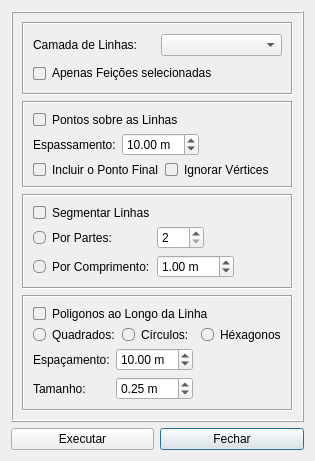
<?xml version="1.0" encoding="UTF-8"?>
<ui version="4.0">
 <class>Dialog</class>
 <widget class="QDialog" name="Dialog">
  <property name="geometry">
   <rect>
    <x>0</x>
    <y>0</y>
    <width>315</width>
    <height>461</height>
   </rect>
  </property>
  <property name="minimumSize">
   <size>
    <width>315</width>
    <height>461</height>
   </size>
  </property>
  <property name="maximumSize">
   <size>
    <width>315</width>
    <height>461</height>
   </size>
  </property>
  <property name="windowTitle">
   <string>Dialog</string>
  </property>
  <layout class="QGridLayout" name="gridLayout_7">
   <item row="1" column="1">
    <widget class="QPushButton" name="pushButtonFechar">
     <property name="styleSheet">
      <string notr="true">QPushButton {
    /* Mantém o estilo original do botão */
    transition: all 0.2s ease; /* Suaviza todas as transições de estado */
}

QPushButton:hover {
    background-color: qlineargradient(spread:pad, x1:0, y1:0, x2:0, y2:1, stop:0 #ffcccc, stop:1 #ff9999); /* Gradiente suave em tons de vermelho claro */
    border: 1px solid #ff6666; /* Borda vermelha mais escura */
    border-radius: 4px; /* Cantos arredondados */
    box-shadow: 0px 4px 8px rgba(255, 0, 0, 0.8); /* Sombra vermelha brilhante e levemente deslocada para dar profundidade */
}

QPushButton:pressed {
    background-color: qlineargradient(spread:pad, x1:0, y1:0, x2:0, y2:1, stop:0 #ff9999, stop:1 #ff6666); /* Gradiente mais escuro para efeito pressionado */
    border: 1px solid #cc0000; /* Borda vermelha ainda mais escura */
    box-shadow: inset 0px 4px 8px rgba(255, 0, 0, 0.8); /* Sombra interna para dar a impressão de que o botão foi pressionado */
    transform: scale(0.98); /* Leve redução no tamanho para simular o pressionar */
}
</string>
     </property>
     <property name="text">
      <string>Fechar</string>
     </property>
    </widget>
   </item>
   <item row="0" column="0" colspan="2">
    <widget class="QFrame" name="frame_5">
     <property name="frameShape">
      <enum>QFrame::Box</enum>
     </property>
     <property name="frameShadow">
      <enum>QFrame::Raised</enum>
     </property>
     <layout class="QGridLayout" name="gridLayout_4">
      <item row="0" column="0">
       <widget class="QFrame" name="frame">
        <property name="frameShape">
         <enum>QFrame::Box</enum>
        </property>
        <property name="frameShadow">
         <enum>QFrame::Sunken</enum>
        </property>
        <layout class="QGridLayout" name="gridLayout">
         <item row="0" column="0">
          <widget class="QLabel" name="label">
           <property name="text">
            <string>Camada de Linhas:</string>
           </property>
          </widget>
         </item>
         <item row="0" column="1">
          <widget class="QComboBox" name="comboBoxCamada">
           <property name="minimumSize">
            <size>
             <width>0</width>
             <height>0</height>
            </size>
           </property>
          </widget>
         </item>
         <item row="1" column="0" colspan="2">
          <widget class="QCheckBox" name="checkBoxSeleciona">
           <property name="minimumSize">
            <size>
             <width>0</width>
             <height>20</height>
            </size>
           </property>
           <property name="maximumSize">
            <size>
             <width>16777215</width>
             <height>20</height>
            </size>
           </property>
           <property name="styleSheet">
            <string notr="true">QCheckBox::indicator {
    width: 11px;  /* Aumentei um pouco o tamanho para melhor visualização */
    height: 11px;
    border-radius: 2px; /* Cantos ligeiramente arredondados */
    background-color: transparent; /* Cor de fundo padrão */
    border: 1px solid #8a8a8a; /* Borda padrão */
    transition: all 0.2s ease; /* Suaviza as transições */
}

QCheckBox::indicator:hover {
    background-color: #ffffd5; /* Amarelo suave ao passar o mouse */
    border: 1px solid #8a8a8a; /* Borda padrão ao passar o mouse */
    border-radius: 2px; /* Mantém os cantos arredondados */
}

QCheckBox::indicator:checked {
    width: 11px;  /* Aumentei um pouco o tamanho para melhor visualização */
    height: 11px;
    background-color: #ffff00; /* Amarelo mais forte ao ser clicado */
    border: 1px solid #65964b; /* Borda verde escura ao ser clicado */
    border-radius: 3px; /* Mantém os cantos arredondados */
    box-shadow: inset 0px 4px 8px rgba(255, 0, 0, 0.5); /* Sombra interna para efeito 3D */
}</string>
           </property>
           <property name="text">
            <string>Apenas Feições selecionadas</string>
           </property>
          </widget>
         </item>
        </layout>
       </widget>
      </item>
      <item row="1" column="0">
       <widget class="QFrame" name="frame_4">
        <property name="frameShape">
         <enum>QFrame::Box</enum>
        </property>
        <property name="frameShadow">
         <enum>QFrame::Sunken</enum>
        </property>
        <layout class="QGridLayout" name="gridLayout_8">
         <item row="0" column="0" colspan="2">
          <widget class="QCheckBox" name="checkBoxLinhas">
           <property name="styleSheet">
            <string notr="true">QCheckBox::indicator {
    width: 11px;  /* Aumentei um pouco o tamanho para melhor visualização */
    height: 11px;
    border-radius: 2px; /* Cantos ligeiramente arredondados */
    background-color: transparent; /* Cor de fundo padrão */
    border: 1px solid #8a8a8a; /* Borda padrão */
    transition: all 0.2s ease; /* Suaviza as transições */
}

QCheckBox::indicator:hover {
    background-color: #7eafff; /* Azul suave ao passar o mouse */
    border: 1px solid #8a8a8a; /* Borda padrão ao passar o mouse */
    border-radius: 2px; /* Mantém os cantos arredondados */
}

QCheckBox::indicator:checked {
    width: 11px;  /* Aumenta um pouco o tamanho para melhor visualização */
    height: 11px;
    background-color: #0000ff; /* Azul mais forte ao ser clicado */
    border: 1px solid #00007f; /* Borda Azul escura ao ser clicado */
    border-radius: 3px; /* Mantém os cantos arredondados */
    box-shadow: inset 0px 4px 8px rgba(255, 0, 0, 0.5); /* Sombra interna para efeito 3D */
}
</string>
           </property>
           <property name="text">
            <string>Pontos sobre as Linhas</string>
           </property>
          </widget>
         </item>
         <item row="1" column="0">
          <widget class="QLabel" name="label_3">
           <property name="text">
            <string>Espassamento:</string>
           </property>
          </widget>
         </item>
         <item row="1" column="1">
          <widget class="QDoubleSpinBox" name="doubleSpinBoxEspacamento">
           <property name="minimumSize">
            <size>
             <width>0</width>
             <height>20</height>
            </size>
           </property>
           <property name="suffix">
            <string> m</string>
           </property>
           <property name="minimum">
            <double>0.100000000000000</double>
           </property>
           <property name="maximum">
            <double>500.000000000000000</double>
           </property>
           <property name="singleStep">
            <double>0.500000000000000</double>
           </property>
           <property name="value">
            <double>10.000000000000000</double>
           </property>
          </widget>
         </item>
         <item row="1" column="2">
          <spacer name="horizontalSpacer">
           <property name="orientation">
            <enum>Qt::Horizontal</enum>
           </property>
           <property name="sizeHint" stdset="0">
            <size>
             <width>68</width>
             <height>20</height>
            </size>
           </property>
          </spacer>
         </item>
         <item row="2" column="0" colspan="3">
          <layout class="QGridLayout" name="gridLayout_5">
           <item row="0" column="0">
            <widget class="QCheckBox" name="checkBoxPFinal">
             <property name="styleSheet">
              <string notr="true">QCheckBox::indicator {
    width: 11px;  /* Aumentei um pouco o tamanho para melhor visualização */
    height: 11px;
    border-radius: 2px; /* Cantos ligeiramente arredondados */
    background-color: transparent; /* Cor de fundo padrão */
    border: 1px solid #8a8a8a; /* Borda padrão */
    transition: all 0.2s ease; /* Suaviza as transições */
}

QCheckBox::indicator:hover {
    background-color: #aaff7f; /* Verde suave ao passar o mouse */
    border: 1px solid #8a8a8a; /* Borda padrão ao passar o mouse */
    border-radius: 2px; /* Mantém os cantos arredondados */
}

QCheckBox::indicator:checked {
    width: 11px;  /* Aumentei um pouco o tamanho para melhor visualização */
    height: 11px;
    background-color: #00ff00; /* Verde mais forte ao ser clicado */
    border: 1px solid #65964b; /* Borda verde escura ao ser clicado */
    border-radius: 3px; /* Mantém os cantos arredondados */
    box-shadow: inset 0px 4px 8px rgba(255, 0, 0, 0.5); /* Sombra interna para efeito 3D */
}</string>
             </property>
             <property name="text">
              <string>Incluir o Ponto Final</string>
             </property>
            </widget>
           </item>
           <item row="0" column="1">
            <widget class="QCheckBox" name="checkBoxIgnoraV">
             <property name="styleSheet">
              <string notr="true">QCheckBox::indicator {
    width: 11px;  /* Aumentei um pouco o tamanho para melhor visualização */
    height: 11px;
    border-radius: 2px; /* Cantos ligeiramente arredondados */
    background-color: transparent; /* Cor de fundo padrão */
    border: 1px solid #8a8a8a; /* Borda padrão */
    transition: all 0.2s ease; /* Suaviza as transições */
}

QCheckBox::indicator:hover {
    background-color: #aaff7f; /* Verde suave ao passar o mouse */
    border: 1px solid #8a8a8a; /* Borda padrão ao passar o mouse */
    border-radius: 2px; /* Mantém os cantos arredondados */
}

QCheckBox::indicator:checked {
    width: 11px;  /* Aumentei um pouco o tamanho para melhor visualização */
    height: 11px;
    background-color: #00ff00; /* Verde mais forte ao ser clicado */
    border: 1px solid #65964b; /* Borda verde escura ao ser clicado */
    border-radius: 3px; /* Mantém os cantos arredondados */
    box-shadow: inset 0px 4px 8px rgba(255, 0, 0, 0.5); /* Sombra interna para efeito 3D */
}</string>
             </property>
             <property name="text">
              <string>Ignorar Vértices</string>
             </property>
            </widget>
           </item>
          </layout>
         </item>
        </layout>
       </widget>
      </item>
      <item row="2" column="0">
       <widget class="QFrame" name="frame_3">
        <property name="frameShape">
         <enum>QFrame::Box</enum>
        </property>
        <property name="frameShadow">
         <enum>QFrame::Sunken</enum>
        </property>
        <layout class="QGridLayout" name="gridLayout_3">
         <item row="1" column="2" colspan="2">
          <spacer name="horizontalSpacer_3">
           <property name="orientation">
            <enum>Qt::Horizontal</enum>
           </property>
           <property name="sizeHint" stdset="0">
            <size>
             <width>50</width>
             <height>20</height>
            </size>
           </property>
          </spacer>
         </item>
         <item row="2" column="0">
          <widget class="QRadioButton" name="radioButtonComprimento">
           <property name="styleSheet">
            <string notr="true">QRadioButton::indicator {
    width: 11px;  
    height: 11px;
    border-radius: 5px; /* Circular, pois metade de 11 é aproximadamente 5 */
    background-color: transparent;
    border: 1px solid #8a8a8a;
    transition: all 0.2s ease;
}

QRadioButton::indicator:hover {
    background-color: #aaff7f;
    border: 1px solid #8a8a8a;
    border-radius: 5px;
}

QRadioButton::indicator:checked {
    width: 11px;  
    height: 11px;
    background-color: #00ff00;
    border: 1px solid #65964b;
    border-radius: 5px;
    box-shadow: inset 0px 4px 8px rgba(255, 0, 0, 0.5);
}
</string>
           </property>
           <property name="text">
            <string>Por Comprimento:</string>
           </property>
          </widget>
         </item>
         <item row="0" column="0">
          <widget class="QCheckBox" name="checkBoxSegmentar">
           <property name="styleSheet">
            <string notr="true">QCheckBox::indicator {
    width: 11px;  /* Aumentei um pouco o tamanho para melhor visualização */
    height: 11px;
    border-radius: 2px; /* Cantos ligeiramente arredondados */
    background-color: transparent; /* Cor de fundo padrão */
    border: 1px solid #8a8a8a; /* Borda padrão */
    transition: all 0.2s ease; /* Suaviza as transições */
}

QCheckBox::indicator:hover {
    background-color: #7eafff; /* Azul suave ao passar o mouse */
    border: 1px solid #8a8a8a; /* Borda padrão ao passar o mouse */
    border-radius: 2px; /* Mantém os cantos arredondados */
}

QCheckBox::indicator:checked {
    width: 11px;  /* Aumenta um pouco o tamanho para melhor visualização */
    height: 11px;
    background-color: #0000ff; /* Azul mais forte ao ser clicado */
    border: 1px solid #00007f; /* Borda Azul escura ao ser clicado */
    border-radius: 3px; /* Mantém os cantos arredondados */
    box-shadow: inset 0px 4px 8px rgba(255, 0, 0, 0.5); /* Sombra interna para efeito 3D */
}
</string>
           </property>
           <property name="text">
            <string>Segmentar Linhas</string>
           </property>
          </widget>
         </item>
         <item row="1" column="1">
          <widget class="QSpinBox" name="spinBoxPartes">
           <property name="minimumSize">
            <size>
             <width>0</width>
             <height>20</height>
            </size>
           </property>
           <property name="suffix">
            <string/>
           </property>
           <property name="minimum">
            <number>2</number>
           </property>
           <property name="maximum">
            <number>500</number>
           </property>
           <property name="value">
            <number>2</number>
           </property>
          </widget>
         </item>
         <item row="2" column="3">
          <spacer name="horizontalSpacer_4">
           <property name="orientation">
            <enum>Qt::Horizontal</enum>
           </property>
           <property name="sizeHint" stdset="0">
            <size>
             <width>40</width>
             <height>20</height>
            </size>
           </property>
          </spacer>
         </item>
         <item row="1" column="0">
          <widget class="QRadioButton" name="radioButtonPartes">
           <property name="styleSheet">
            <string notr="true">QRadioButton::indicator {
    width: 11px;  
    height: 11px;
    border-radius: 5px; /* Circular, pois metade de 11 é aproximadamente 5 */
    background-color: transparent;
    border: 1px solid #8a8a8a;
    transition: all 0.2s ease;
}

QRadioButton::indicator:hover {
    background-color: #aaff7f;
    border: 1px solid #8a8a8a;
    border-radius: 5px;
}

QRadioButton::indicator:checked {
    width: 11px;  
    height: 11px;
    background-color: #00ff00;
    border: 1px solid #65964b;
    border-radius: 5px;
    box-shadow: inset 0px 4px 8px rgba(255, 0, 0, 0.5);
}
</string>
           </property>
           <property name="text">
            <string>Por Partes:</string>
           </property>
          </widget>
         </item>
         <item row="2" column="1" colspan="2">
          <widget class="QDoubleSpinBox" name="doubleSpinBoxSegmentos">
           <property name="minimumSize">
            <size>
             <width>0</width>
             <height>20</height>
            </size>
           </property>
           <property name="suffix">
            <string> m</string>
           </property>
           <property name="minimum">
            <double>0.500000000000000</double>
           </property>
           <property name="maximum">
            <double>500.000000000000000</double>
           </property>
           <property name="value">
            <double>1.000000000000000</double>
           </property>
          </widget>
         </item>
        </layout>
       </widget>
      </item>
      <item row="3" column="0">
       <widget class="QFrame" name="frame_2">
        <property name="frameShape">
         <enum>QFrame::Box</enum>
        </property>
        <property name="frameShadow">
         <enum>QFrame::Sunken</enum>
        </property>
        <layout class="QGridLayout" name="gridLayout_6">
         <item row="0" column="0" colspan="3">
          <widget class="QCheckBox" name="checkBoxPoliLinhas">
           <property name="styleSheet">
            <string notr="true">QCheckBox::indicator {
    width: 11px;  /* Aumentei um pouco o tamanho para melhor visualização */
    height: 11px;
    border-radius: 2px; /* Cantos ligeiramente arredondados */
    background-color: transparent; /* Cor de fundo padrão */
    border: 1px solid #8a8a8a; /* Borda padrão */
    transition: all 0.2s ease; /* Suaviza as transições */
}

QCheckBox::indicator:hover {
    background-color: #7eafff; /* Azul suave ao passar o mouse */
    border: 1px solid #8a8a8a; /* Borda padrão ao passar o mouse */
    border-radius: 2px; /* Mantém os cantos arredondados */
}

QCheckBox::indicator:checked {
    width: 11px;  /* Aumenta um pouco o tamanho para melhor visualização */
    height: 11px;
    background-color: #0000ff; /* Azul mais forte ao ser clicado */
    border: 1px solid #00007f; /* Borda Azul escura ao ser clicado */
    border-radius: 3px; /* Mantém os cantos arredondados */
    box-shadow: inset 0px 4px 8px rgba(255, 0, 0, 0.5); /* Sombra interna para efeito 3D */
}
</string>
           </property>
           <property name="text">
            <string>Poligonos ao Longo da Linha</string>
           </property>
          </widget>
         </item>
         <item row="1" column="0" colspan="3">
          <layout class="QGridLayout" name="gridLayout_2">
           <item row="0" column="1">
            <widget class="QRadioButton" name="radioButtonCirculos">
             <property name="styleSheet">
              <string notr="true">QRadioButton::indicator {
    width: 11px;
    height: 11px;
    border-radius: 5px; /* Aproximação de circular */
    background-color: transparent;
    border: 1px solid #8a8a8a;
    transition: all 0.2s ease;
}

QRadioButton::indicator:hover {
    background-color: #FFD6FF; /* Magenta claro ao passar o mouse */
    border: 1px solid #8a8a8a;
    border-radius: 5px;
}

QRadioButton::indicator:checked {
    width: 11px;
    height: 11px;
    background-color: #FF00FF; /* Magenta vibrante */
    border: 1px solid #990099; /* Magenta escuro para contraste */
    border-radius: 5px;
    box-shadow: inset 0px 4px 8px rgba(0, 0, 0, 0.5); /* Efeito 3D interno */
}</string>
             </property>
             <property name="text">
              <string>Círculos:</string>
             </property>
            </widget>
           </item>
           <item row="0" column="2">
            <widget class="QRadioButton" name="radioButtonHexagonos">
             <property name="styleSheet">
              <string notr="true">QRadioButton::indicator {
    width: 11px;
    height: 11px;
    border-radius: 5px; /* Aproximação de circular */
    background-color: transparent;
    border: 1px solid #8a8a8a;
    transition: all 0.2s ease;
}

QRadioButton::indicator:hover {
    background-color: #ffcccc; /* Vermelho bem claro ao passar o mouse */
    border: 1px solid #8a8a8a;
    border-radius: 5px;
}

QRadioButton::indicator:checked {
    width: 11px;
    height: 11px;
    background-color: #FF0000; /* Vermelho vibrante */
    border: 1px solid #8B0000; /* Vermelho escuro para contraste */
    border-radius: 5px;
    box-shadow: inset 0px 4px 8px rgba(0, 0, 0, 0.5); /* Efeito 3D interno */
}
</string>
             </property>
             <property name="text">
              <string>Héxagonos</string>
             </property>
            </widget>
           </item>
           <item row="0" column="0">
            <widget class="QRadioButton" name="radioButtonQuadrados">
             <property name="styleSheet">
              <string notr="true">QRadioButton::indicator {
    width: 11px;  
    height: 11px;
    border-radius: 5px; /* Circular, pois metade de 11 é aproximadamente 5 */
    background-color: transparent;
    border: 1px solid #8a8a8a;
    transition: all 0.2s ease;
}

QRadioButton::indicator:hover {
    background-color: #aaff7f;
    border: 1px solid #8a8a8a;
    border-radius: 5px;
}

QRadioButton::indicator:checked {
    width: 11px;  
    height: 11px;
    background-color: #00ff00;
    border: 1px solid #65964b;
    border-radius: 5px;
    box-shadow: inset 0px 4px 8px rgba(255, 0, 0, 0.5);
}
</string>
             </property>
             <property name="text">
              <string>Quadrados:</string>
             </property>
            </widget>
           </item>
          </layout>
         </item>
         <item row="2" column="0">
          <widget class="QLabel" name="label_4">
           <property name="text">
            <string>Espaçamento:</string>
           </property>
          </widget>
         </item>
         <item row="2" column="1">
          <widget class="QDoubleSpinBox" name="doubleSpinBoxEspacamento2">
           <property name="minimumSize">
            <size>
             <width>0</width>
             <height>20</height>
            </size>
           </property>
           <property name="suffix">
            <string> m</string>
           </property>
           <property name="minimum">
            <double>1.000000000000000</double>
           </property>
           <property name="maximum">
            <double>500.000000000000000</double>
           </property>
           <property name="value">
            <double>10.000000000000000</double>
           </property>
          </widget>
         </item>
         <item row="2" column="2">
          <spacer name="horizontalSpacer_2">
           <property name="orientation">
            <enum>Qt::Horizontal</enum>
           </property>
           <property name="sizeHint" stdset="0">
            <size>
             <width>102</width>
             <height>20</height>
            </size>
           </property>
          </spacer>
         </item>
         <item row="3" column="0">
          <widget class="QLabel" name="label_2">
           <property name="text">
            <string>Tamanho:</string>
           </property>
          </widget>
         </item>
         <item row="3" column="1">
          <widget class="QDoubleSpinBox" name="doubleSpinBoxTamanho">
           <property name="minimumSize">
            <size>
             <width>0</width>
             <height>20</height>
            </size>
           </property>
           <property name="suffix">
            <string> m</string>
           </property>
           <property name="minimum">
            <double>0.050000000000000</double>
           </property>
           <property name="maximum">
            <double>500.000000000000000</double>
           </property>
           <property name="singleStep">
            <double>0.050000000000000</double>
           </property>
           <property name="value">
            <double>0.250000000000000</double>
           </property>
          </widget>
         </item>
         <item row="3" column="2">
          <spacer name="horizontalSpacer_5">
           <property name="orientation">
            <enum>Qt::Horizontal</enum>
           </property>
           <property name="sizeHint" stdset="0">
            <size>
             <width>102</width>
             <height>20</height>
            </size>
           </property>
          </spacer>
         </item>
        </layout>
       </widget>
      </item>
     </layout>
    </widget>
   </item>
   <item row="1" column="0">
    <widget class="QPushButton" name="pushButtonExecutar">
     <property name="styleSheet">
      <string notr="true">/* Estado normal: mantém o estilo original definido pelo Qtdesigner */
QPushButton {
    /* Não há alterações aqui, preserva o visual padrão */
}

/* Ao passar o mouse: aplica o efeito &quot;Windows Vista&quot; com azul padrão,
   onde a parte inferior apresenta um tom mais claro e iluminado */
QPushButton:hover {
    background: qlineargradient(
        spread: pad,
        x1: 0, y1: 0,
        x2: 0, y2: 1,
        stop: 0   #87CEFA,   /* Topo: LightSkyBlue, leve e claro */
        stop: 0.8 #1E90FF,   /* Meio: DodgerBlue, cor padrão e vibrante */
        stop: 1   #ADD8E6    /* Fundo: LightBlue, mais claro e iluminado */
    );
    border: 1px solid #1E90FF; /* Realça a borda com DodgerBlue */
    border-radius: 4px;        /* Garante cantos arredondados, se necessário */
    transition: all 0.2s ease; /* Suaviza a transição do efeito */
}

/* Ao clicar: fixa o efeito com cor sólida e aparência &quot;pressionada&quot; */
QPushButton:pressed {
    background: qlineargradient(
        spread: pad,
        x1: 0, y1: 0,
        x2: 0, y2: 1,
        stop: 0   #1E90FF,   /* Inicia com DodgerBlue */
        stop: 1   #1874CD    /* Finaliza com um tom mais escuro */
    );
    border: 1px solid #1560BD; /* Borda levemente escurecida */
    transform: scale(0.98);     /* Sutil redução de escala para simular clique */
}
</string>
     </property>
     <property name="text">
      <string>Executar</string>
     </property>
    </widget>
   </item>
  </layout>
 </widget>
 <resources/>
 <connections/>
</ui>
